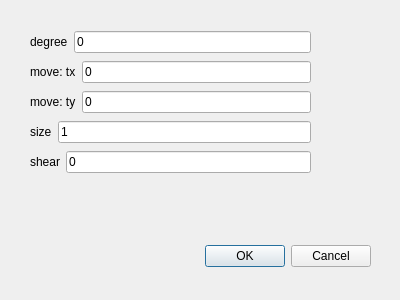
<?xml version="1.0" encoding="UTF-8"?>
<ui version="4.0">
 <class>affDialog</class>
 <widget class="QDialog" name="affDialog">
  <property name="geometry">
   <rect>
    <x>0</x>
    <y>0</y>
    <width>400</width>
    <height>300</height>
   </rect>
  </property>
  <property name="windowTitle">
   <string>Dialog</string>
  </property>
  <widget class="QDialogButtonBox" name="buttonBox">
   <property name="geometry">
    <rect>
     <x>30</x>
     <y>240</y>
     <width>341</width>
     <height>32</height>
    </rect>
   </property>
   <property name="orientation">
    <enum>Qt::Horizontal</enum>
   </property>
   <property name="standardButtons">
    <set>QDialogButtonBox::Cancel|QDialogButtonBox::Ok</set>
   </property>
  </widget>
  <widget class="QWidget" name="horizontalLayoutWidget">
   <property name="geometry">
    <rect>
     <x>30</x>
     <y>30</y>
     <width>281</width>
     <height>24</height>
    </rect>
   </property>
   <layout class="QHBoxLayout" name="horizontalLayout">
    <item>
     <widget class="QLabel" name="label">
      <property name="text">
       <string>degree</string>
      </property>
     </widget>
    </item>
    <item>
     <widget class="QLineEdit" name="lineEdit">
      <property name="text">
       <string>0</string>
      </property>
     </widget>
    </item>
   </layout>
  </widget>
  <widget class="QWidget" name="horizontalLayoutWidget_2">
   <property name="geometry">
    <rect>
     <x>30</x>
     <y>60</y>
     <width>281</width>
     <height>24</height>
    </rect>
   </property>
   <layout class="QHBoxLayout" name="horizontalLayout_2">
    <item>
     <widget class="QLabel" name="label_2">
      <property name="text">
       <string>move: tx</string>
      </property>
     </widget>
    </item>
    <item>
     <widget class="QLineEdit" name="lineEdit_2">
      <property name="text">
       <string>0</string>
      </property>
     </widget>
    </item>
   </layout>
  </widget>
  <widget class="QWidget" name="horizontalLayoutWidget_3">
   <property name="geometry">
    <rect>
     <x>30</x>
     <y>90</y>
     <width>281</width>
     <height>24</height>
    </rect>
   </property>
   <layout class="QHBoxLayout" name="horizontalLayout_3">
    <item>
     <widget class="QLabel" name="label_3">
      <property name="text">
       <string>move: ty</string>
      </property>
     </widget>
    </item>
    <item>
     <widget class="QLineEdit" name="lineEdit_3">
      <property name="text">
       <string>0</string>
      </property>
     </widget>
    </item>
   </layout>
  </widget>
  <widget class="QWidget" name="horizontalLayoutWidget_4">
   <property name="geometry">
    <rect>
     <x>30</x>
     <y>120</y>
     <width>281</width>
     <height>24</height>
    </rect>
   </property>
   <layout class="QHBoxLayout" name="horizontalLayout_4">
    <item>
     <widget class="QLabel" name="label_4">
      <property name="text">
       <string>size</string>
      </property>
     </widget>
    </item>
    <item>
     <widget class="QLineEdit" name="lineEdit_4">
      <property name="text">
       <string>1</string>
      </property>
     </widget>
    </item>
   </layout>
  </widget>
  <widget class="QWidget" name="horizontalLayoutWidget_5">
   <property name="geometry">
    <rect>
     <x>30</x>
     <y>150</y>
     <width>281</width>
     <height>24</height>
    </rect>
   </property>
   <layout class="QHBoxLayout" name="horizontalLayout_5">
    <item>
     <widget class="QLabel" name="label_5">
      <property name="text">
       <string>shear</string>
      </property>
     </widget>
    </item>
    <item>
     <widget class="QLineEdit" name="lineEdit_5">
      <property name="text">
       <string>0</string>
      </property>
     </widget>
    </item>
   </layout>
  </widget>
 </widget>
 <resources/>
 <connections>
  <connection>
   <sender>buttonBox</sender>
   <signal>accepted()</signal>
   <receiver>affDialog</receiver>
   <slot>accept()</slot>
   <hints>
    <hint type="sourcelabel">
     <x>248</x>
     <y>254</y>
    </hint>
    <hint type="destinationlabel">
     <x>157</x>
     <y>274</y>
    </hint>
   </hints>
  </connection>
  <connection>
   <sender>buttonBox</sender>
   <signal>rejected()</signal>
   <receiver>affDialog</receiver>
   <slot>reject()</slot>
   <hints>
    <hint type="sourcelabel">
     <x>316</x>
     <y>260</y>
    </hint>
    <hint type="destinationlabel">
     <x>286</x>
     <y>274</y>
    </hint>
   </hints>
  </connection>
 </connections>
</ui>
